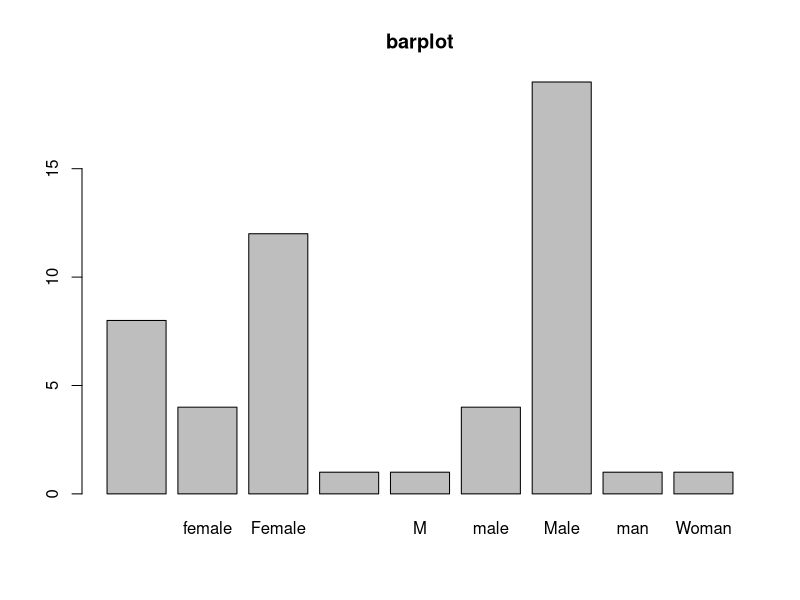
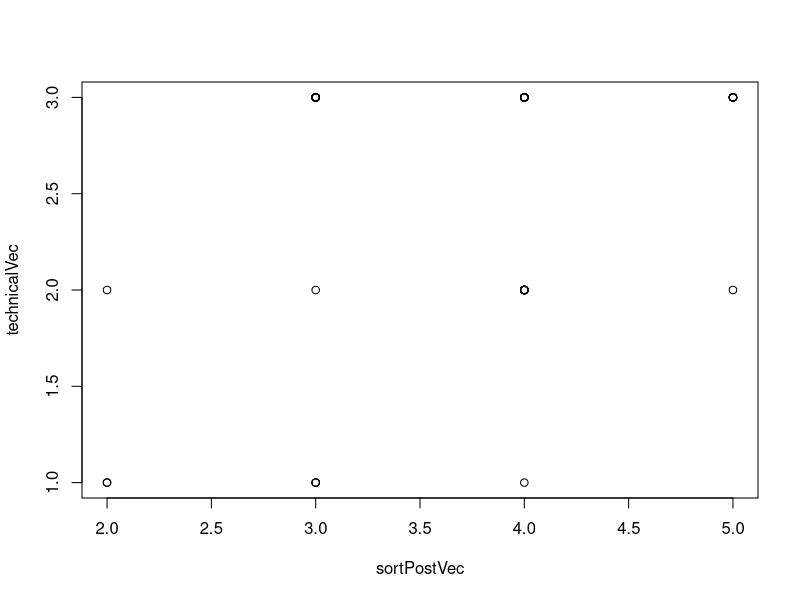

These charts were generated, in order, by the following R code:
setwd("/Users/benschreiber/Documents/musicAlgoResearch")
preResponses <- read.csv("selectionSortPre.csv")
postResponses <- read.csv("selectionSortPost.csv")
colnames(preResponses)[2] <- "id"
colnames(postResponses)[2] <- "id"
colnames(preResponses)[7] <- "confidentSort"
colnames(postResponses)[4] <- "confidentSortPost"

colnames(preResponses)[8] <- "confidentBigO"
colnames(postResponses)[5] <- "confidentBigOPost"

mergedTable = merge(preResponses, postResponses, by = "id")
#truncated = mergedTable['id'!='']
mergedTable = mergedTable[19:69,]
confidentSort = mergedTable[,'confidentSort']
confidentSortPost = mergedTable[,'confidentSortPost']
#truncated = mergedTable[complete.cases(mergedTable),] tried getting rid of null rows
t.test(confidentSort,confidentSortPost, paired=TRUE)
t.test(mergedTable[,'confidentBigO'],mergedTable[,'confidentBigOPost'], paired=TRUE)
genderFrame <- postResponses[,"Gender."]
i <- 1


joe = "Gender."
myT = table(mergedTable[joe]) #male and female counts
barplot(myT, main = "barplot")
lengthTable = length(postResponses[,6]); #number of rows
femaleTotal = 0
numFemales = 0
maleTotal = 0
numMales = 0
numRightVec <- vector(mode="numeric", length=lengthTable)
malesVec = c()
femalesVec = c()
for (i in 1:lengthTable){
  numRight = 0
  if (postResponses[i,6] =="O(n^2)" ){
    numRight = numRight+1
  }
  if (postResponses[i,7] == "The smallest element is at the start of the list."){
    numRight = numRight+1
  }
  if (postResponses[i,8] == "With each pass (i.e., outer loop iteration), the number of iterations of the inner loop decreases."){
    numRight = numRight+1
  }
  gend = postResponses[i,19]
  if (gend == "Femal"||gend == "Female" || gend == "female"|| gend == "Woman"){
    femaleTotal =femaleTotal +numRight
    numFemales = numFemales +1
    femalesVec <- c(femalesVec, numRight)
  }
  if (gend == "M"||gend == "male" || gend == "Male" || gend == "man"){
    maleTotal =maleTotal +numRight
    numMales = numMales +1
    append(malesVec, numRight)
    malesVec <- c(malesVec, numRight)
  }
  numRightVec[i] <- numRight
  
}

#print(success)
postResponses["technicalSuccess"]<-numRightVec
maleAvg = maleTotal/numMales
femaleAvg = femaleTotal/numFemales
var.test(femalesVec,malesVec)
t.test(femalesVec,malesVec)

#variances of attitude responses
varConfidenceSortPost =  var(postResponses[,4]) 
varConfidenceBigOPost =  var(postResponses[,5]) 
varRememberSongSort =  var(postResponses[,9]) 
varConfidenceBigOPostSort =  var(postResponses[,5]) 
varRememberSongSort =  var(postResponses[,9]) 
varDidntHelpSort =  var(postResponses[,10]) 
varMadeSenseSort=  var(postResponses[,11]) 
varTranslatedSort =  var(postResponses[,12]) 
varMoreFunSort =  var(postResponses[,13]) 
varLessIntimidatingSort =  var(postResponses[,13]) 
varLessIntimidatingSort =  var(postResponses[,14]) 
varNotWorthMyTimeSort =  var(postResponses[,15]) 
varStudyResourceSort =  var(postResponses[,15]) 
varStudyResourceSort =  var(postResponses[,16]) 
varWantMoreVideosSort =  var(postResponses[,17]) 
varTechnicalSuccessSort =  var(postResponses[,22]) #not attitude

meanVec = c()
varVec = c()
pValVec = c()
statisticVec = c()
confidenceIntVec = c()
namesVec =c()


namesVec =c(namesVec, "ConfidenceSortPost") 

namesVec =c(namesVec, "ConfidenceBigOPost")

namesVec =c(namesVec, "RememberSongSort") 



namesVec =c(namesVec, "DidntHelpSort")

namesVec =c(namesVec, "MadeSenseSort")

namesVec =c(namesVec, "TranslatedSort")

namesVec =c(namesVec, "MoreFunSort")


namesVec =c(namesVec, "LessIntimidatingSort")

namesVec =c(namesVec, "NotWorthMyTimeSort")

namesVec =c(namesVec, "StudyResourceSort")

namesVec =c(namesVec, "WantMoreVideosSort")

for (i in 4:17){
  if (i<=5 || i>=9){
    meanVec = c(meanVec, mean(postResponses[,i]))
    
    varVec = c(varVec, var(postResponses[,i]))
    tTest = t.test(postResponses[,i], mu=3) 
    pValVec = c(pValVec, tTest$p.value)
    statisticVec = c(statisticVec, tTest$statistic)
    #confidenceIntVec = c(confidenceIntVec,c(tTest$conf.int[1], tTest$conf.int[2]) )
    
  }
}
attitudeTableSort = data.frame(namesVec, meanVec, varVec, pValVec, statisticVec)#, confidenceIntVec)
#     setNames.times..height.
mergedTable["confidenceBigODiff"] = mergedTable["confidentBigOPost"]- mergedTable["confidentBigO"]
mergedTable["confidenceSortDiff"] = mergedTable["confidentSortPost"]- mergedTable["confidentSort"]
computeMFDiff<-function(myVec, mergedTable, thisCol){
  manVec = c()
  womanVec = c()
  manConfVec = c()
  womanConfVec = c()
  for (i in 1:length(myVec)){
    gend = mergedTable[i,"Gender."]
    if (gend == 'Femal' || gend == 'Female' || gend == 'female'){
      womanVec = c(womanVec,myVec[i])
      womanConfVec = c(womanConfVec,mergedTable[i,thisCol])
    }
    if (gend == 'Male' || gend == 'male' || gend == 'M'|| gend == 'man'){
      manVec = c(manVec,myVec[i])
      manConfVec = c(manConfVec,mergedTable[i,thisCol])
    }
  }
  print("mean manConfVec")
  print( mean(manConfVec) )
  print("mean womanConfVec")
  print( mean(womanConfVec) )
  print('t test for diff in confidence')
  print(t.test(manConfVec,womanConfVec))
  
  gendTest = t.test(manVec,womanVec)
  return(gendTest)
}
OConfDiffTestSort= computeMFDiff(mergedTable[,"confidenceBigODiff"],mergedTable,"confidentBigOPost")
codeConfDiffTestSort = computeMFDiff(mergedTable[,"confidenceSortDiff"],mergedTable,"confidentSortPost")
computeCourseDiff<-function(myVec, mergedTable){
  hav106Vec = c()
  hav104Vec = c()
  swatVec = c()
  
  for (i in 1:length(myVec)){
    course = mergedTable[i,12] #courses column
    if (course == 'Dougherty 104'){
      hav104Vec = c(hav104Vec,myVec[i])
      
    }
    else if (course == 'Dougherty 106'){
      hav106Vec = c(hav106Vec,myVec[i])
      
    }
    else{
      swatVec = c(swatVec,myVec[i])
    }
  }
 
  
  havTest = t.test(hav104Vec,hav106Vec)
  print(havTest)
  hav104SwatTest = t.test(hav104Vec,swatVec)
  print(hav104SwatTest)
  hav106SwatTest = t.test(hav106Vec,swatVec)
  print(hav106SwatTest)
  return(c(havTest,hav104SwatTest,hav106SwatTest))
  #return(c(swatVec,hav104Vec,hav106Vec))
}
#results=computeCourseDiff(mergedTable[,"confidenceBigODiff"],mergedTable)
courseOConfDiffTestSort = computeCourseDiff(mergedTable[,"confidenceBigODiff"],mergedTable)
courseCodeConfDiffTestSort = computeCourseDiff(mergedTable[,"confidenceSortDiff"],mergedTable)
confidenceDropped<- subset(mergedTable, confidentBigOPost <confidentBigO)

bigOPostVec = postResponses[,'confidentBigOPost']
sortPostVec = postResponses[,'confidentSortPost']
technicalVec = postResponses[,'technicalSuccess']
predictTechnical = lm(technicalVec~bigOPostVec+sortPostVec)
summary(predictTechnical) 

predictTechnical2 = lm(technicalVec~bigOPostVec)
summary(predictTechnical2)


predictTechnical3 = lm(technicalVec~sortPostVec)
summary(predictTechnical3)
plot(sortPostVec,technicalVec)
courseTable = table(postResponses[3])
genderTable = table(postResponses["Gender."])
musicTalentTable = table(mergedTable[6])
raceTable = table(postResponses[20])
